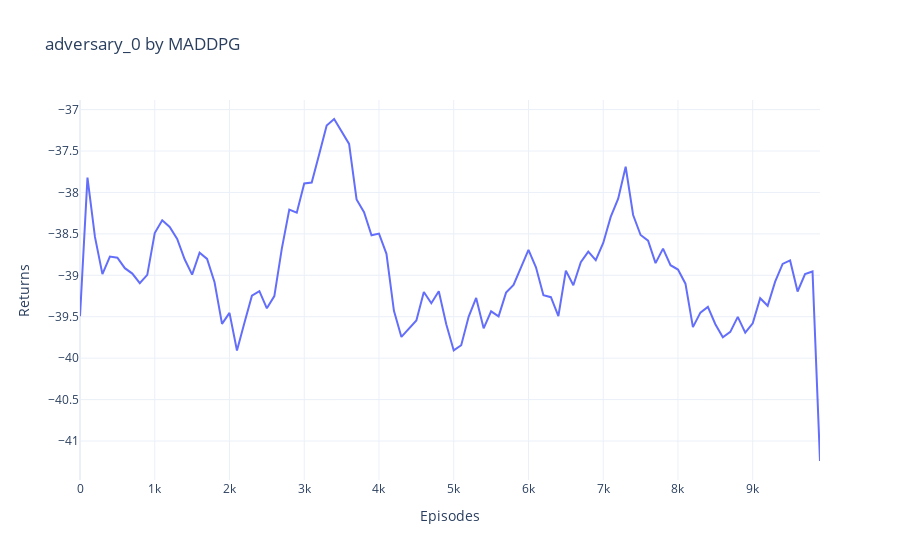
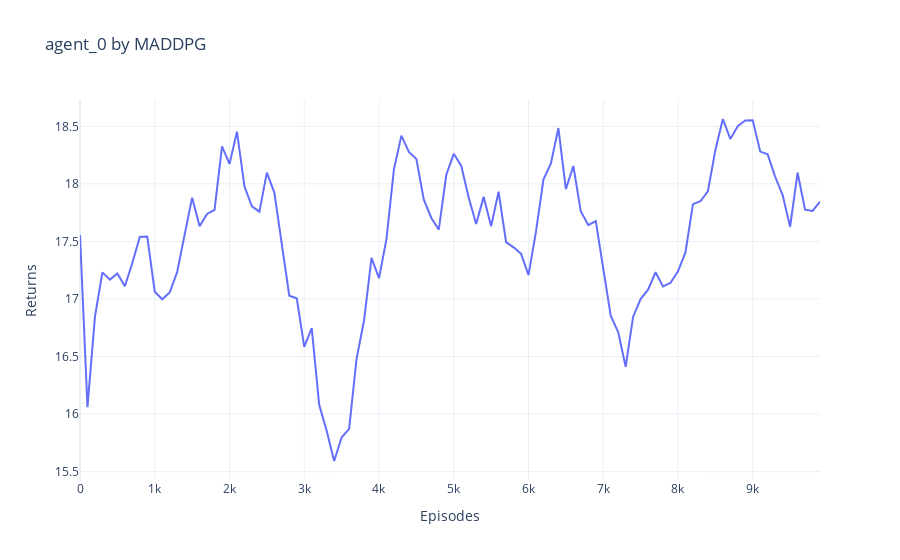
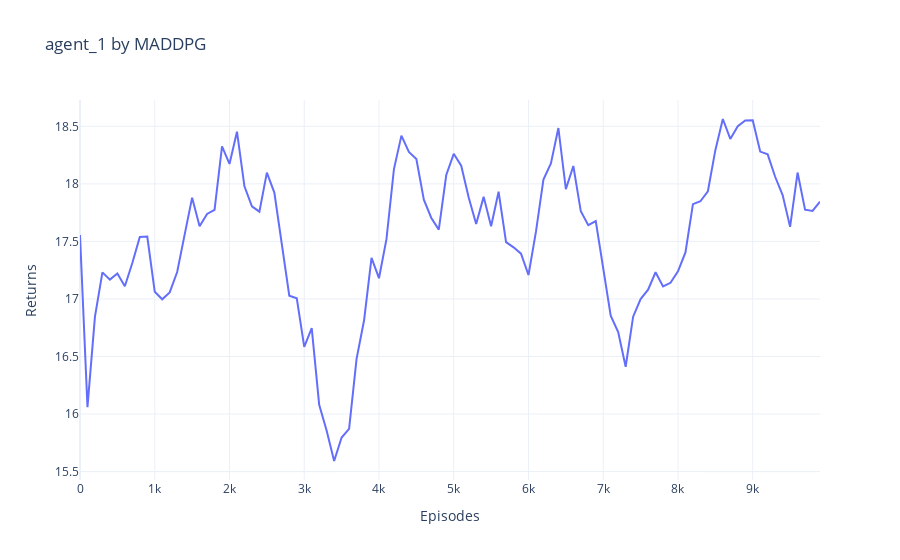

Write notebook code for charts like these, in order.
### Code cell
import plotly.graph_objects as go
import numpy as np
import pandas as pd
from utils.smoothing import moving_average
# 从CSV文件读取数据
loaded_data = pd.read_csv('MADDPG_returns_data.csv', header=None).values
# 使用Plotly绘图
agents = ["adversary_0", "agent_0", "agent_1"]

for i, agent_name in enumerate(agents):
    # 计算x轴数据（每100个episode一个点）
    x_data = np.arange(loaded_data.shape[0]) * 100
    y_data = moving_average(loaded_data[:, i], 9)
    fig = go.Figure()
    fig.add_trace(go.Scatter(
        x=x_data,
        y=y_data,
        mode='lines',
        name=agent_name,
        line=dict(width=2)
    ))
    fig.update_layout(
        title=f"{agent_name} by MADDPG",
        xaxis_title="Episodes",
        yaxis_title="Returns",
        hovermode="x unified",
        template="plotly_white"
    )
    
    fig.show()
